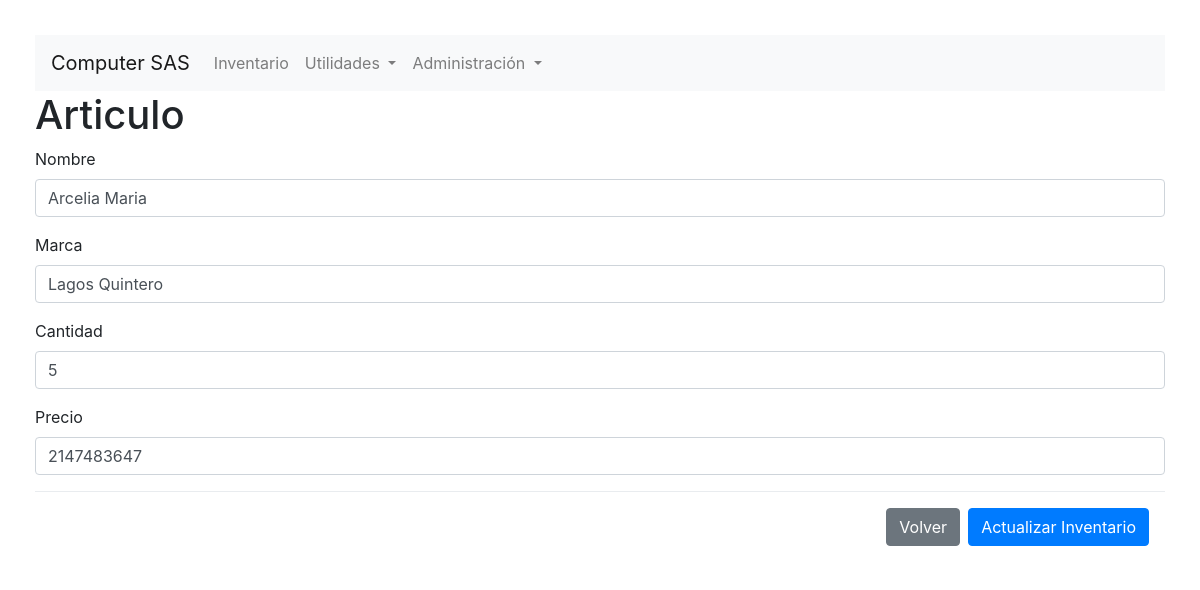
Page /interface.php?id=3 on the earlier database version.
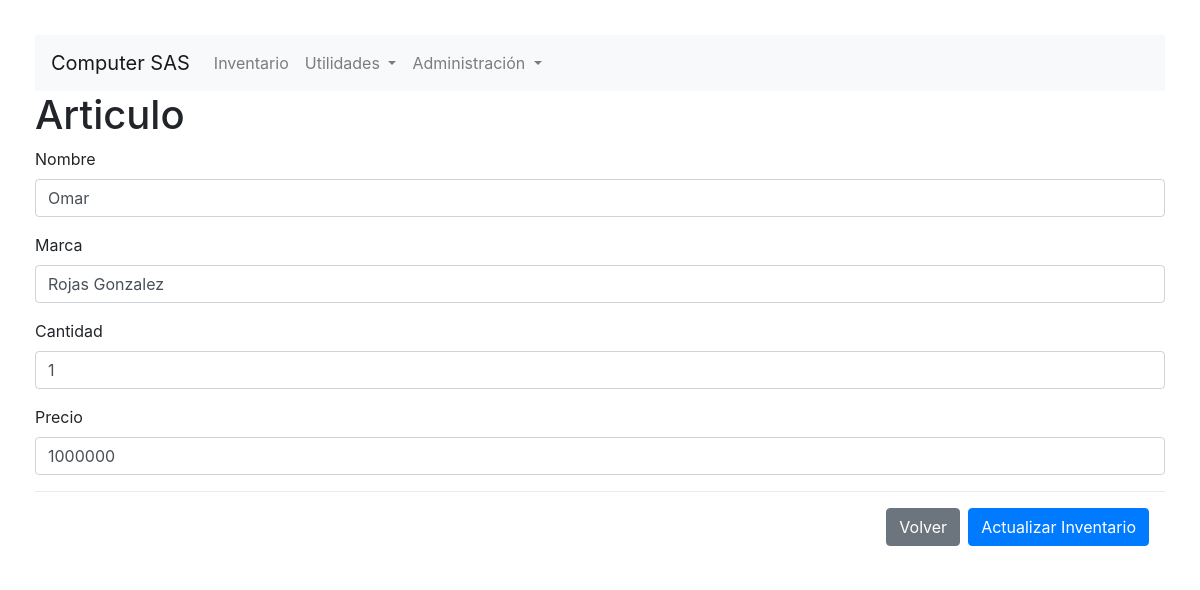
Same page on the later database version.
### tables this page shows
CREATE TABLE `inventarios` (
  `id` int(10) NOT NULL AUTO_INCREMENT,
  `nombre` varchar(50) DEFAULT NULL,
  `marca` varchar(20) DEFAULT NULL,
  `cantidad` int(15) DEFAULT NULL,
  `precio` int(15) DEFAULT NULL,
  PRIMARY KEY (`id`)
);

### interface.php (the view, shortened to what this page needs)
<?php
include 'config.php';
include 'header.php';
if(!empty($_GET)){
    function ShowReg(){
        $id = $_GET['id'];
        global $username, $password, $servername, $dbname;
        $conn = mysqli_connect($servername, $username, $password, $dbname);
        $sql = "SELECT * FROM inventarios WHERE id=$id";
        $result = mysqli_query($conn, $sql);
        if (mysqli_num_rows($result) > 0) {
            while($row = mysqli_fetch_assoc($result)) {
                $data = $row;
            }
        }
        return $data;
    }
    $data = ShowReg();
}
?>
        <h1>Articulo</h1>
            <form action="crud.php" method="POST">
            <div class="form-group">
                    <label for="inputName">Nombre</label>
                    <input type="text" class="form-control" name="inputName" id="inputName" placeholder="Ingrese el nombre del Producto" <?php if (!empty($_GET)){ echo 'value="'. $data['nombre'] .'"';} ?>/>
                </div>
                <div class="form-group">
                    <label for="inputBrand">Marca</label>
                    <input type="text" class="form-control" name="inputBrand" id="inputBrand" placeholder="Ingrese la marca" <?php if (!empty($_GET)){ echo 'value="'. $data['marca'] .'"';} ?>/>
                </div>
                <div class="form-group">
                    <label for="inputCount">Cantidad</label>
                    <input type="number" class="form-control" name="inputCount" id="inputCount" placeholder="Ingrese inventario actual" <?php if (!empty($_GET)){ echo 'value='. $data['cantidad'].' ';} ?>/>
                </div>
                <div class="form-group">
                    <label for="inputValue">Precio</label>
                    <input type="number" class="form-control" name="inputValue" id="inputValue" placeholder="Ingrese valor del articulo" <?php if (!empty($_GET)){ echo 'value='. $data['precio'].' ';} ?>/>
                </div>
                <div class="modal-footer">
                    <a href="index.php" class="btn btn-secondary" role="button">Volver</a>
                    <button type="submit" class="btn btn-primary submitBtn">Actualizar Inventario</button>
                </div>
            </form>
    </body>
</html>

Differences in the rows shown:
changed inventarios: inputName "Arcelia Maria" → "Omar"; inputBrand "Lagos Quintero" → "Rojas Gonzalez"; inputCount "5" → "1"; inputValue "2147483647" → "1000000"
